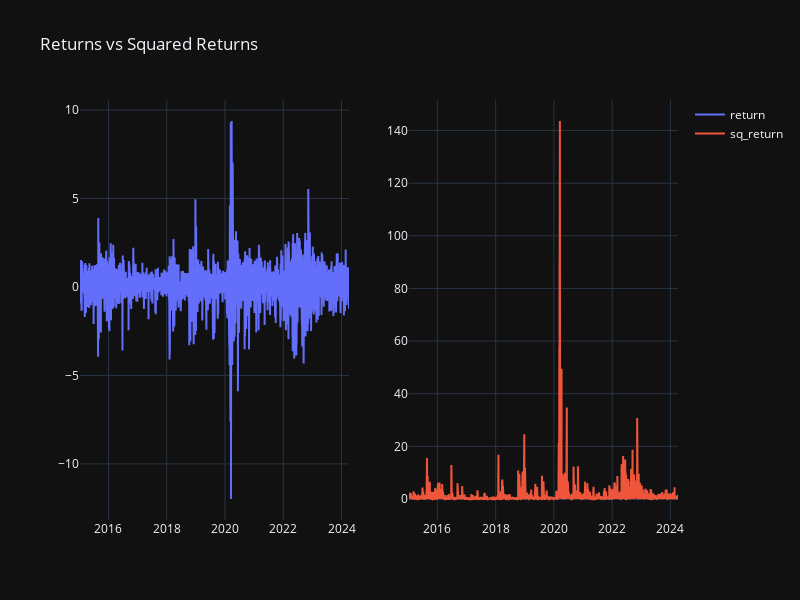

The notebook cell this image was saved under:
### Code cell
# Some nice graphs
df['sq_return'] = df["return"].mul(df["return"])

from plotly.subplots import make_subplots
import plotly.graph_objects as go

fig = make_subplots(rows=1, cols=2)

fig.add_trace(go.Scatter(x=df["ds"], y=df["return"],
                         mode='lines',
                         name='return'),
row=1, col=1
)


fig.add_trace(go.Scatter(x=df["ds"], y=df["sq_return"],
                         mode='lines',
                         name='sq_return'), 
    row=1, col=2
)

fig.update_layout(height=600, width=800, title_text="Returns vs Squared Returns", template = "plotly_dark")
fig.show()

### Figure 1 — Plotly figure (JSON) as saved in the notebook; plotly's stock layout.template omitted (floating-point values rounded to 4 significant figures; data arrays with more than 128 entries replaced by an {"elided": "..."} marker saying what was removed)
{"data": [{"mode": "lines", "name": "return", "type": "scatter", "x": {"elided": "2325 str values"}, "xaxis": "x", "y": {"elided": "2325 float values"}, "yaxis": "y"}, {"mode": "lines", "name": "sq_return", "type": "scatter", "x": {"elided": "2325 str values"}, "xaxis": "x2", "y": {"elided": "2325 float values"}, "yaxis": "y2"}], "layout": {"height": 600, "title": {"text": "Returns vs Squared Returns"}, "width": 800, "xaxis": {"anchor": "y", "domain": [0, 0.45]}, "xaxis2": {"anchor": "y2", "domain": [0.55, 1]}, "yaxis": {"anchor": "x", "domain": [0, 1]}, "yaxis2": {"anchor": "x2", "domain": [0, 1]}}}
